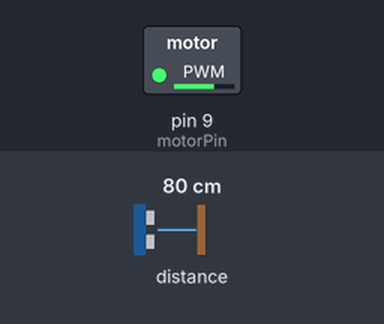
This sketch was run on a simulated Arduino Uno, built with avr-gcc and run on an emulated ATmega328P. Shown: switched loads named in the sketch (green lamp = pin HIGH). Inputs (shaded band) come from the test bench; at power-on: distance to the obstacle 80 cm.

Above: at 1.2 s.
1.3 s: distance to the obstacle set to 2 cm
At 2.3 s:
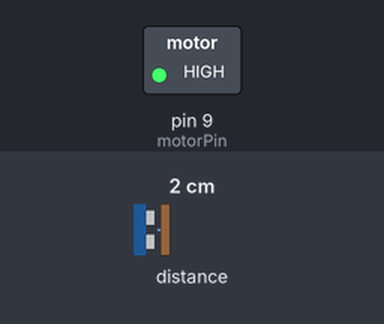
4.3 s: distance to the obstacle set to 120 cm
At 7.0 s:
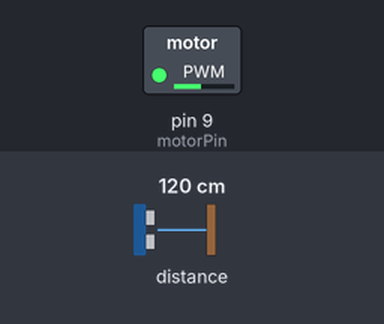
7.3 s: distance to the obstacle set to 250 cm
At 7.6 s:
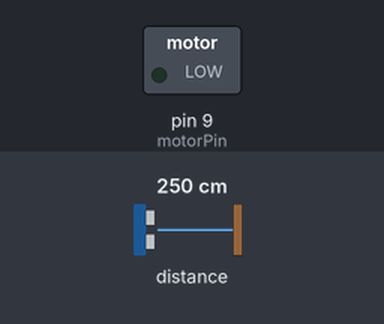
8.8 s: distance to the obstacle set to 4 cm
At 11.5 s:
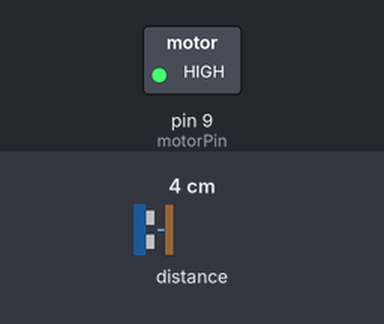
Timing chart, 0 to 12.8 s (numbered marks = the images above; inputs shaded):
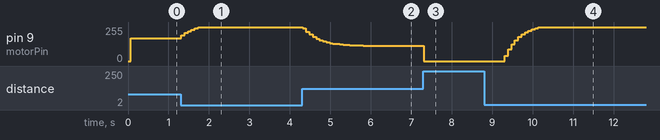

The sketch:

firmware.ino
```cpp
#include <Wire.h>
#include <VL53L0X.h>

VL53L0X lidar;

const int motorPin = 9;
const int maxDistance = 200;
const int minDistance = 20;

int distance = 0;
int vibrationStrength = 0;

float smoothedDistance = 0;
float alpha = 0.2;

void setup() {
  Wire.begin();

  pinMode(motorPin, OUTPUT);

  lidar.init();
  lidar.setTimeout(500);
  lidar.startContinuous();

  int firstReading = lidar.readRangeContinuousMillimeters() / 10;
  smoothedDistance = firstReading;
}

void loop() {
  int rawReading = lidar.readRangeContinuousMillimeters();
  distance = rawReading / 10;

  if (lidar.timeoutOccurred()) {
    analogWrite(motorPin, 0);
    return;
  }

  smoothedDistance = (alpha * distance) + ((1.0 - alpha) * smoothedDistance);
  int filteredDistance = (int)smoothedDistance;

  if (filteredDistance < minDistance) {
    vibrationStrength = 255;
  } else if (filteredDistance > maxDistance) {
    vibrationStrength = 0;
  } else {
    int range = maxDistance - minDistance;
    int distanceFromMin = filteredDistance - minDistance;
    float ratio = (float)distanceFromMin / (float)range;
    float inverted = 1.0 - ratio;
    vibrationStrength = (int)(inverted * 255);
  }

  analogWrite(motorPin, vibrationStrength);

  delay(50);
}
```

Measured:
- after the input at 1.3 s, pin 9 (motorPin): moves from 169/255 to 255/255 over 0.50 s, starting at once
- after the input at 4.3 s, pin 9 (motorPin): moves from 255/255 to 114/255 over 1.7 s, starting at once
- after the input at 7.3 s, pin 9 (motorPin): 114/255 → 0/255 at once
- after the input at 8.8 s, pin 9 (motorPin): moves from 0/255 to 255/255 over 0.92 s, starting after 0.51 s
